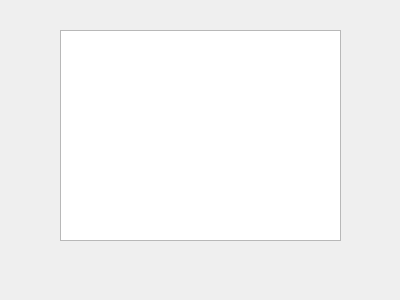
<?xml version="1.0" encoding="UTF-8"?>
<ui version="4.0">
 <class>Dialog</class>
 <widget class="QDialog" name="Dialog">
  <property name="geometry">
   <rect>
    <x>0</x>
    <y>0</y>
    <width>400</width>
    <height>300</height>
   </rect>
  </property>
  <property name="windowTitle">
   <string>Dialog</string>
  </property>
  <widget class="QListWidget" name="listWidget">
   <property name="geometry">
    <rect>
     <x>60</x>
     <y>30</y>
     <width>281</width>
     <height>211</height>
    </rect>
   </property>
  </widget>
 </widget>
 <layoutdefault spacing="6" margin="11"/>
 <resources/>
 <connections/>
</ui>
